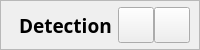
       <widget class="QFrame" name="frame_header">
        <property name="sizePolicy">
         <sizepolicy hsizetype="Preferred" vsizetype="Preferred">
          <horstretch>0</horstretch>
          <verstretch>0</verstretch>
         </sizepolicy>
        </property>
        <property name="minimumSize">
         <size>
          <width>0</width>
          <height>50</height>
         </size>
        </property>
        <property name="maximumSize">
         <size>
          <width>16777215</width>
          <height>50</height>
         </size>
        </property>
        <property name="font">
         <font>
          <pointsize>10</pointsize>
         </font>
        </property>
        <property name="styleSheet">
         <string notr="true">#frame_header {
border-top:1px solid #DFE5EF;
border-bottom:1px solid #DFE5EF;
border-top-left-radius: 5px;
border-top-right-radius: 5px;
border-bottom-right-radius: 0px;
border-bottom-left-radius: 0px;
} </string>
        </property>
        <property name="frameShape">
         <enum>QFrame::StyledPanel</enum>
        </property>
        <property name="frameShadow">
         <enum>QFrame::Raised</enum>
        </property>
        <layout class="QHBoxLayout" name="horizontalLayout_7">
         <property name="spacing">
          <number>0</number>
         </property>
         <property name="leftMargin">
          <number>18</number>
         </property>
         <property name="topMargin">
          <number>0</number>
         </property>
         <property name="rightMargin">
          <number>9</number>
         </property>
         <property name="bottomMargin">
          <number>0</number>
         </property>
         <item>
          <widget class="QLabel" name="label_title">
           <property name="sizePolicy">
            <sizepolicy hsizetype="Preferred" vsizetype="Preferred">
             <horstretch>0</horstretch>
             <verstretch>0</verstretch>
            </sizepolicy>
           </property>
           <property name="font">
            <font>
             <family>HarmonyOS Sans SC</family>
             <pointsize>14</pointsize>
             <weight>75</weight>
             <bold>true</bold>
            </font>
           </property>
           <property name="text">
            <string notr="true">Detection</string>
           </property>
          </widget>
         </item>
         <item>
          <widget class="QPushButton" name="hide_button">
           <property name="sizePolicy">
            <sizepolicy hsizetype="Preferred" vsizetype="Preferred">
             <horstretch>0</horstretch>
             <verstretch>0</verstretch>
            </sizepolicy>
           </property>
           <property name="minimumSize">
            <size>
             <width>36</width>
             <height>0</height>
            </size>
           </property>
           <property name="maximumSize">
            <size>
             <width>36</width>
             <height>36</height>
            </size>
           </property>
           <property name="font">
            <font>
             <pointsize>10</pointsize>
            </font>
           </property>
           <property name="styleSheet">
            <string notr="true">QPushButton{
}
QPushButton:hover{
	background-color: #dddddd;
};</string>
           </property>
           <property name="text">
            <string/>
           </property>
           <property name="icon">
            <iconset resource="../../../uicommponet/image.qrc">
             <normaloff>:/icon/image/new_minimize.svg</normaloff>:/icon/image/new_minimize.svg</iconset>
           </property>
          </widget>
         </item>
         <item>
          <widget class="QPushButton" name="close_button">
           <property name="sizePolicy">
            <sizepolicy hsizetype="Minimum" vsizetype="Minimum">
             <horstretch>0</horstretch>
             <verstretch>0</verstretch>
            </sizepolicy>
           </property>
           <property name="minimumSize">
            <size>
             <width>36</width>
             <height>0</height>
            </size>
           </property>
           <property name="maximumSize">
            <size>
             <width>36</width>
             <height>36</height>
            </size>
           </property>
           <property name="font">
            <font>
             <family>宋体</family>
             <pointsize>10</pointsize>
             <weight>50</weight>
             <bold>false</bold>
            </font>
           </property>
           <property name="styleSheet">
            <string notr="true">QPushButton{
}
QPushButton:hover{
	background-color: #dddddd;
};</string>
           </property>
           <property name="text">
            <string/>
           </property>
           <property name="icon">
            <iconset resource="../../../uicommponet/image.qrc">
             <normaloff>:/icon/image/new_close.svg</normaloff>:/icon/image/new_close.svg</iconset>
           </property>
           <property name="iconSize">
            <size>
             <width>16</width>
             <height>16</height>
            </size>
           </property>
          </widget>
         </item>
        </layout>
       </widget>
